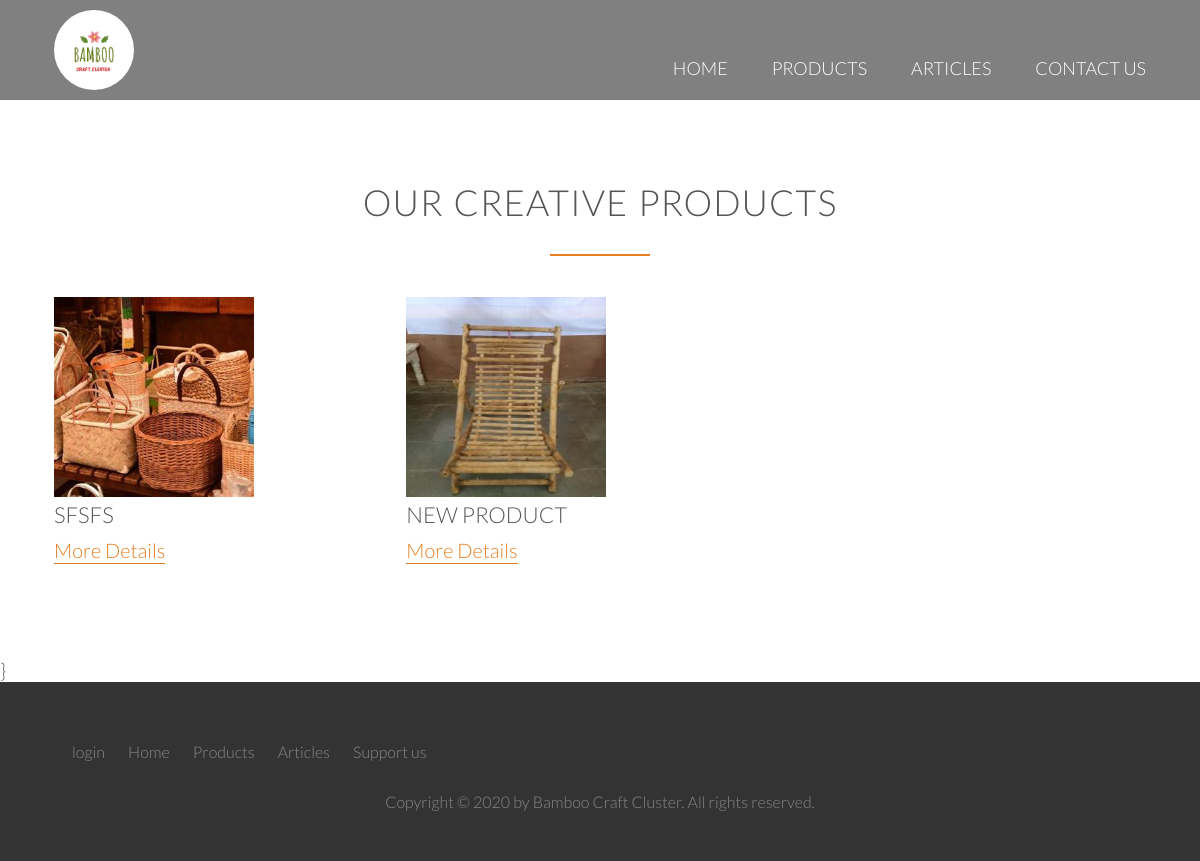
/cluster/products/, run on an earlier commit of the app's database.
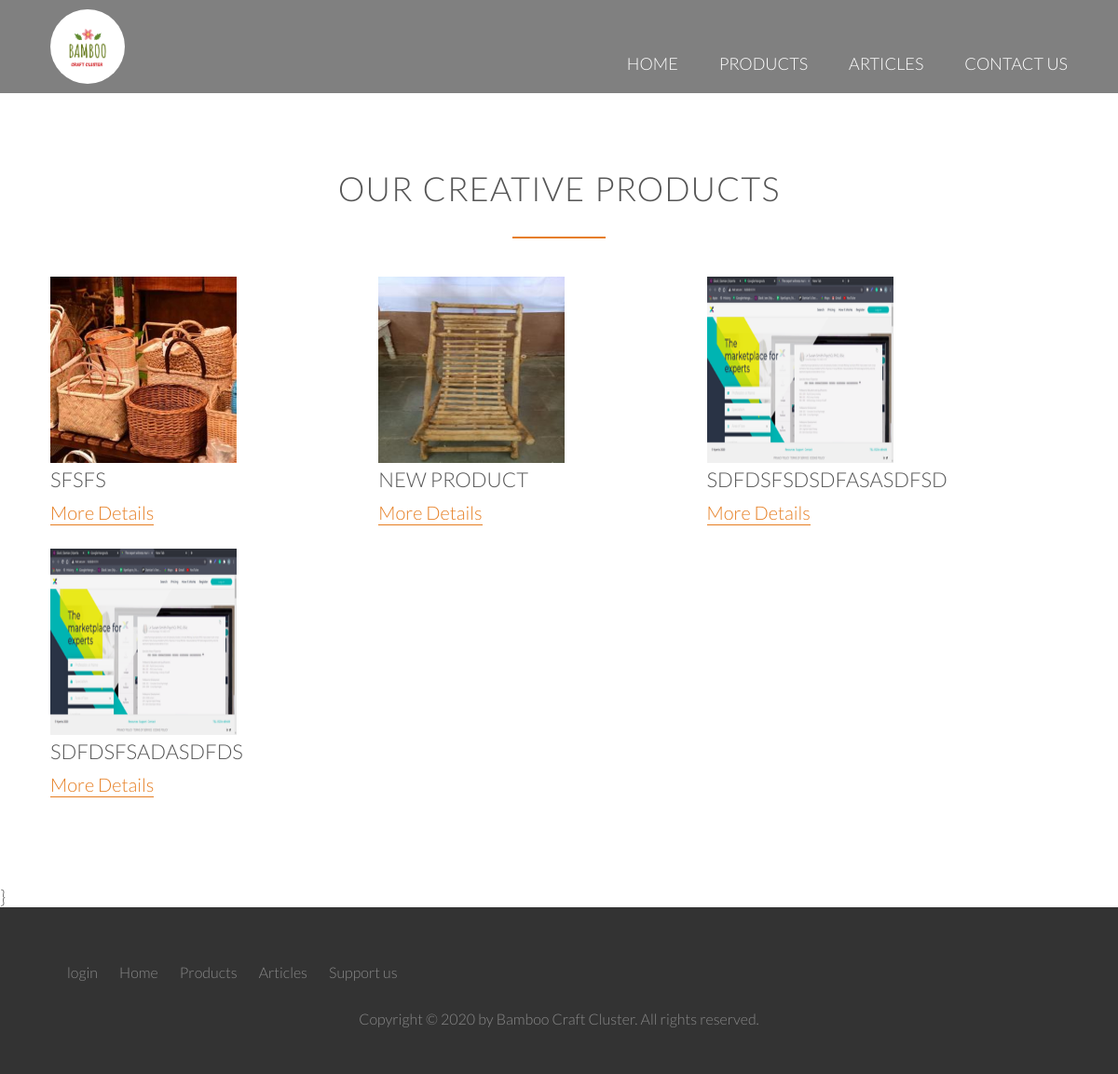
And on a later commit of the database.
### cluster/models.py (models this page shows, shortened)
class Product(models.Model):
    p_title       = models.CharField(max_length=50, null=False)
    p_description = models.TextField(null=False)
    p_product_img = models.ImageField(upload_to="product_images", null=False)

### cluster/views.py (the view)
# urls.py: path('products/', views.Products.as_view(
class Products(ListView):
	template_name = 'cluster/products.html'
	model = Product
	context_object_name = 'products'
	paginate_by = 12

### cluster/templates/cluster/products.html (shortened to what this page needs)
{% extends 'cluster/base.html' %}
{% load static %}
{% block body_block %}
<div class="nav-bg">{% include 'cluster/header2.html' %}</div>
 <section class="section-cities" id="cities">
            <div class="row">
                <h2>Our creative products</h2>
            </div>
            <div class="row">
                {% for product in products %}
                <div>
                <div class="col span-1-of-3">
                    <img src="{{ product.p_product_img.url }}" alt="{{product.p_title}}" height="200" width="200">
                    <div  class="product_title_index">
                        <h3>{{product.p_title}}</h3>
                    </div>
                    <div class="city-feature">
                        <a href="{% url 'product' product.id %}">More Details</a>
                    </div>
                </div>
                </div>
                {% endfor %}
            </div>
        </section>
}
{% endblock %}

What changed in the data, as far as the page shows it:
added Product: p_product_img (picture), p_title "SDFDSFSDSDFASASDFSD"
added Product: p_product_img (picture), p_title "SDFDSFSADASDFDS"
